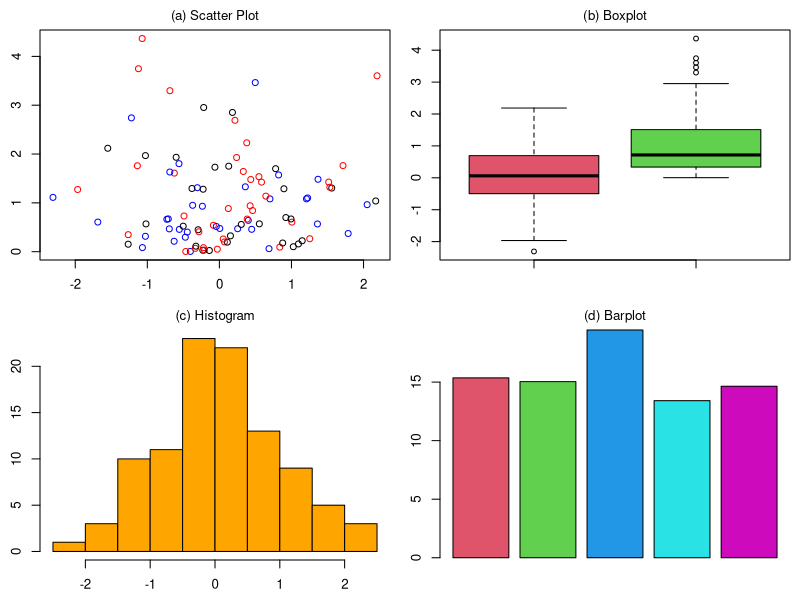
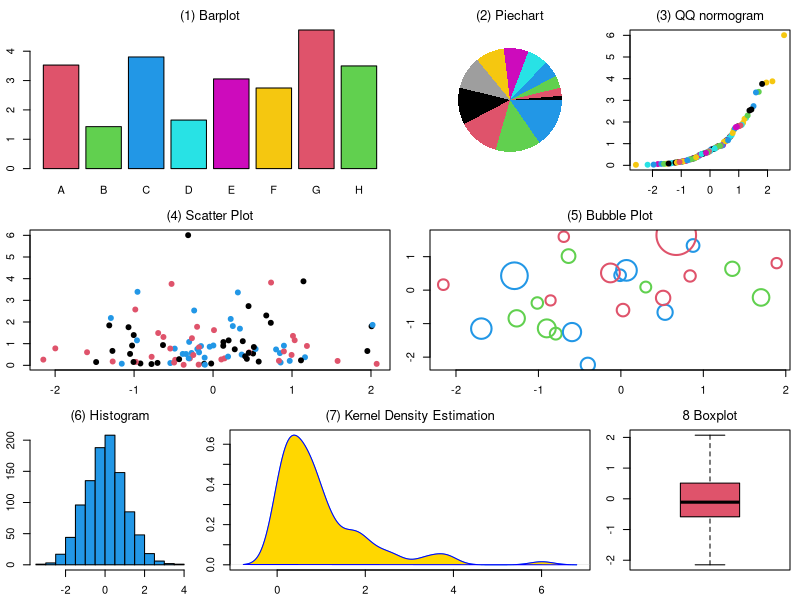

Source code (R) for these figures, in order:
setwd("Ch2_DataHandlingAndGraph/")

#usring par()function
par(
  mfrow = c(2,2), #layout matrix, fill by row
  mai = c(0.4, 0.4, 0.3, 0.1), #margin size c(bottom, left, top, right)
  cex = 0.8, #set relative size
  cex.main = 1, #main title = 1
  font.main = 1 #1 = plain text
)

set.seed(123)

x = rnorm(100)
y = rexp(100)

#plotting
plot(
  x,y,
  col = sample(c("black","red","blue"), 100, replace = TRUE),
  main = "(a) Scatter Plot"
)

boxplot(
  x,y,
  col = 2:3,
  main = "(b) Boxplot"
)

hist(
  x,
  col = "orange1",
  ylab = "y",
  main = "(c) Histogram"
)

barplot(
  runif(5,10,20),
  col = 2:6,
  main = "(d) Barplot"
)


#Using layout function
n = 100
set.seed(12); x = rnorm(n); y = rexp(n)
layout(
  matrix(c(1,1,2,3,4,4,5,5,6,7,7,8), nrow = 3, ncol = 4, byrow = TRUE),
  widths = c(1:1),
  heights = c(1:1)
)
par(
  mai = c(0.3, 0.3, 0.3, 0.1),
  cex.main = 1.2,
  font.main = 1
)

barplot(
  runif(8,1,8),
  names = LETTERS[1:8],
  col = 2:7,
  main = "(1) Barplot"
)

pie(
  x = 1:12,
  col = 1:12,
  labels = "",
  border = NA,
  main = "(2) Piechart"
)

qqnorm(
  y = y,
  col = 1:7,
  pch = 19,
  xlab = "",
  ylab = "",
  main = "(3) QQ normogram"
)

plot(
  x,y,
  pch = 19, #plotting characters
  col = c(1,2,4),
  xlab = "", ylab = "",
  main = "(4) Scatter Plot"
)

plot(
  x = rnorm(25), y = rnorm(25),
  cex = (y+2),  #size of each point variates with y value
  col = 2:4,
  lwd = 2,
  xlab = "",
  ylab = "",
  main = "(5) Bubble Plot"
)

hist(
  rnorm(1000),
  col = 4,
  xlab = "",
  ylab = "",
  main = "(6) Histogram"
)

plot(
  density(y),
  col = 4,
  lwd = 1,
  xlab = "",
  ylab = "",
  main = "(7) Kernel Density Estimation"
)
polygon( #add polygon to the density graph
  density(y),
  col = "gold",
  border = "blue"
)

boxplot(
  x = x,
  col = 2,
  main = ("8 Boxplot")
)








